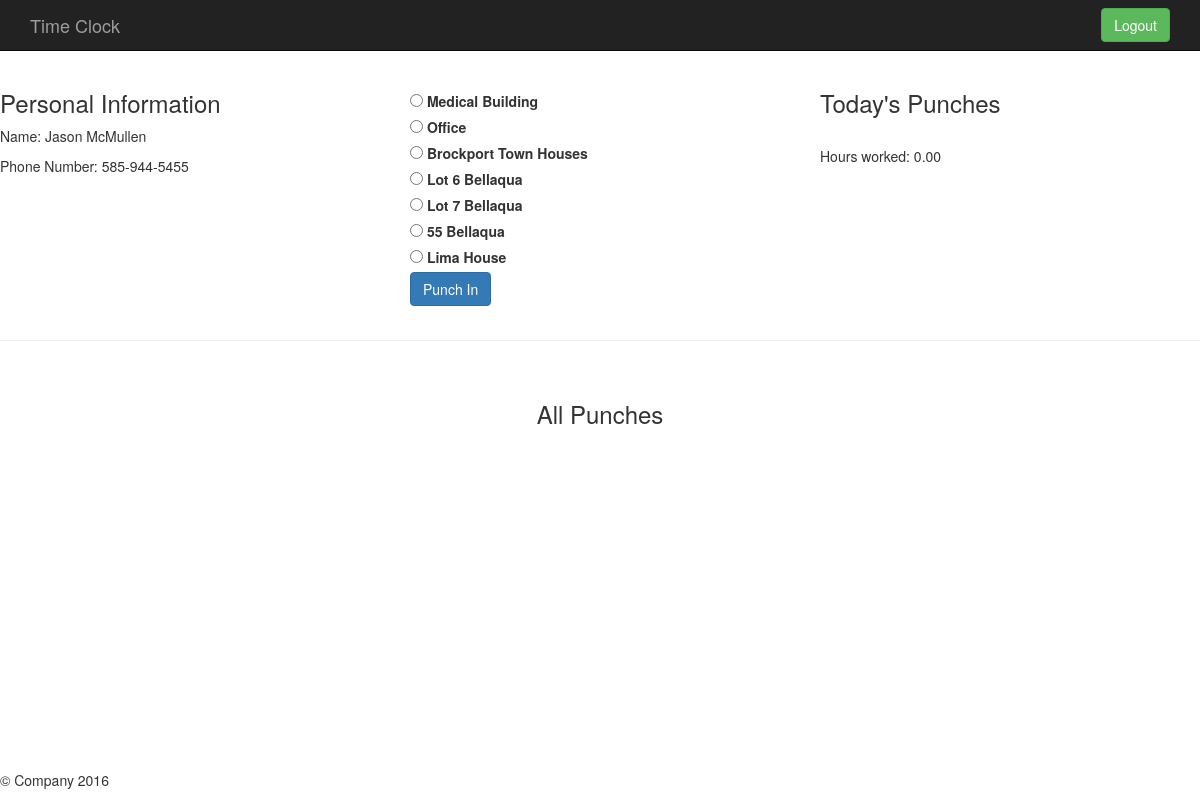
Page /profile/ (signed in) on the earlier database version.
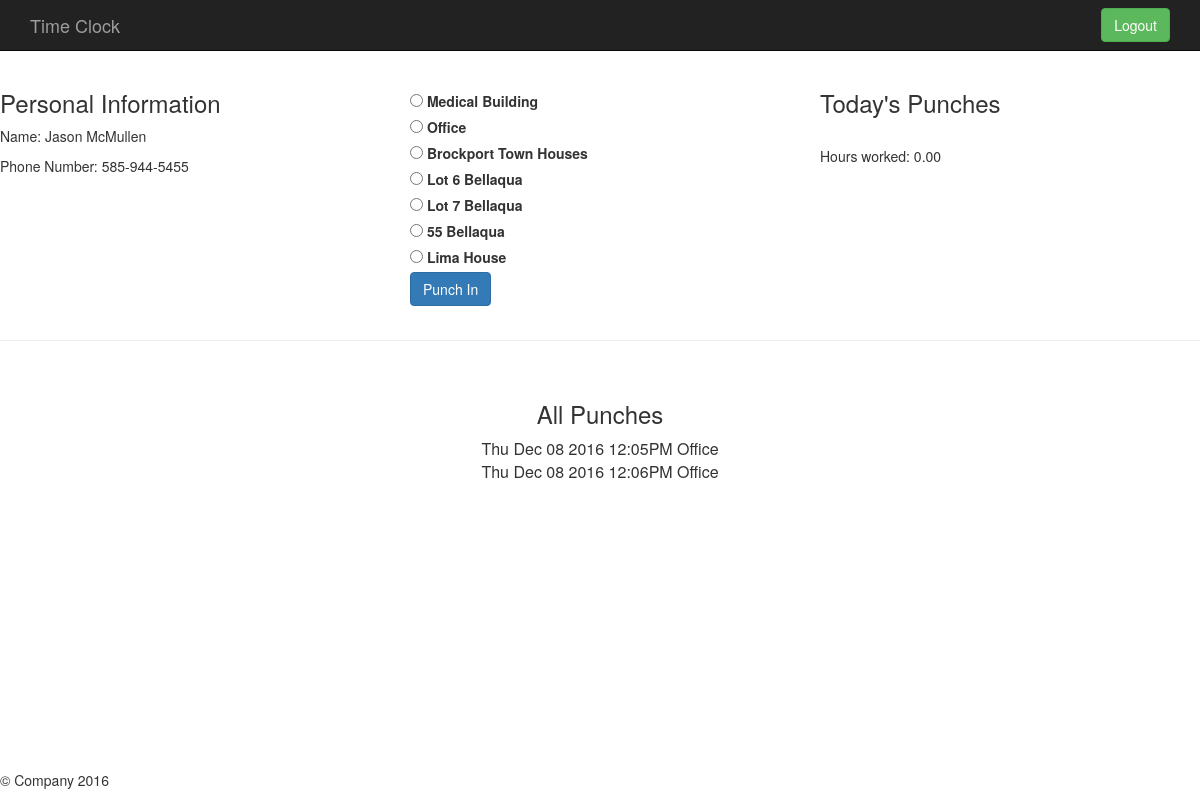
Same page on the later database version.
### clock/models.py (models this page shows)
class Punch(models.Model):
    employee = models.ForeignKey('Employee')
    date = models.DateField()
    time = models.TimeField()
    location = models.CharField(
        max_length=50,
        choices=LOCATION_CHOICES, # Choices is located in /location_choices.py
        default = OFFICE,
    )
    """
    @ Method that creates a string representation of a punch.
    @
    @return a string representation of a punch.
    """
    def __str__(self):
        formatT = '%I:%M%p'
        formatD = "%a %b %d %Y"
        return self.date.strftime(formatD) + " " + self.time.strftime(formatT) + " " + self.location

### clock/views.py (the view)
# urls.py: url(r'^profile/$', views.Profile, name="profile"),
@login_required
def Profile(request):
    if not request.user.is_authenticated():
        return HttpResponseRedirect('/login/')
    user = request.user
    try:
        employee = user.employee
        if request.method == 'POST':
            form = PunchForm(request.POST)
            if form.is_valid():
                date = datetime.now().date()
                time = datetime.now().time()
                location = form.cleaned_data['location']
                punch = Punch(employee=employee,
                              date = date,
                              time = time,
                              location = location,
                             )
                punch.save()
            return HttpResponseRedirect('/employee_profile/')
        else:
            form = PunchForm()
            context = {'form': form, 'employee': employee}
            return render(request, 'employee_profile.html', context)
    except ObjectDoesNotExist:
        try:
            employer = user.employer
            context = {'employer' : employer}
            return render(request, 'employer_profile.html', context)
        except ObjectDoesNotExist:
            return HttpResponseRedirect('/admin/')

### clock/forms.py
class PunchForm(forms.Form):
    location = forms.ChoiceField(widget=forms.RadioSelect(), choices=LOCATION_CHOICES)

### clock/models.py (called while the page is built, shortened)
    def getAllPunches(self):
        all_punches = Punch.objects.filter(employee=self).order_by("-date")
        return all_punches

    def getTodaysPunches(self):
        todays_punches = Punch.objects.filter(employee=self, date=datetime.now()).order_by("-date")
        return todays_punches

    def isEvenNumPunches(self):
        total = Punch.objects.filter(employee=self).count()
        result = False
        if total == 0:
            result = True
        elif total % 2 == 0:
            result = True
        else:
            result = False
        return result

    def hoursWorkedToday(self):
        punches = list(Punch.objects.filter(employee=self, date=datetime.now()).order_by("-date"))
        total = Punch.objects.filter(employee=self, date=datetime.now()).count()
        if total % 3 == 0 and total != 0:
            del punches[-1]
        start = None
        end = None
        total_seconds = 0.0
        return "%.2f" % (total_seconds / 3600)

### static/templates/employee_profile.html (shortened to what this page needs)
{% extends 'base.html' %}
{% block content %}
<div class="row">
	<div class="col-md-4">
		<h3>Personal Information</h3>
		<section>
			<p>Name: {{ user.first_name }} {{ user.last_name }}</p>
			<p>Phone Number: {{ employee.phone }}</p>
		</section>
	</div>
	<div class="col-md-4">
		<form method="POST" action="">{% csrf_token %}
			<section>
				{% for locations in form.location %}
					<div class="myradio">
						{{ locations }}
					</div>
				{% endfor %}
				{% if employee.isEvenNumPunches == True %}
					<input type="submit" value="Punch In" class="btn btn-primary">
				{% else %}
					<input type="submit" value="Punch Out" class="btn btn-primary">
				{% endif %}
			</section>
		</form>
	</div>
	<div class="col-md-4">
		<h3>Today's Punches</h3>
		<section>
            <br>
            <p>Hours worked: {{ employee.hoursWorkedToday }}</p>
		</section>
	</div>
</div>
<hr>
<br>
<div class="container" align="center">
    <h3>All Punches</h3>
    <section>
        {% for punch in employee.getAllPunches %}
            <table>
                <tr>
                    <td>{{ punch }}</td>
                </tr>
            </table>
        {% endfor %}
    </section>
</div>
{% endblock %}

Differences in the rows shown:
added Punch: date+time+location "Thu Dec 08 2016 12:05PM Office"
added Punch: date+time+location "Thu Dec 08 2016 12:06PM Office"
